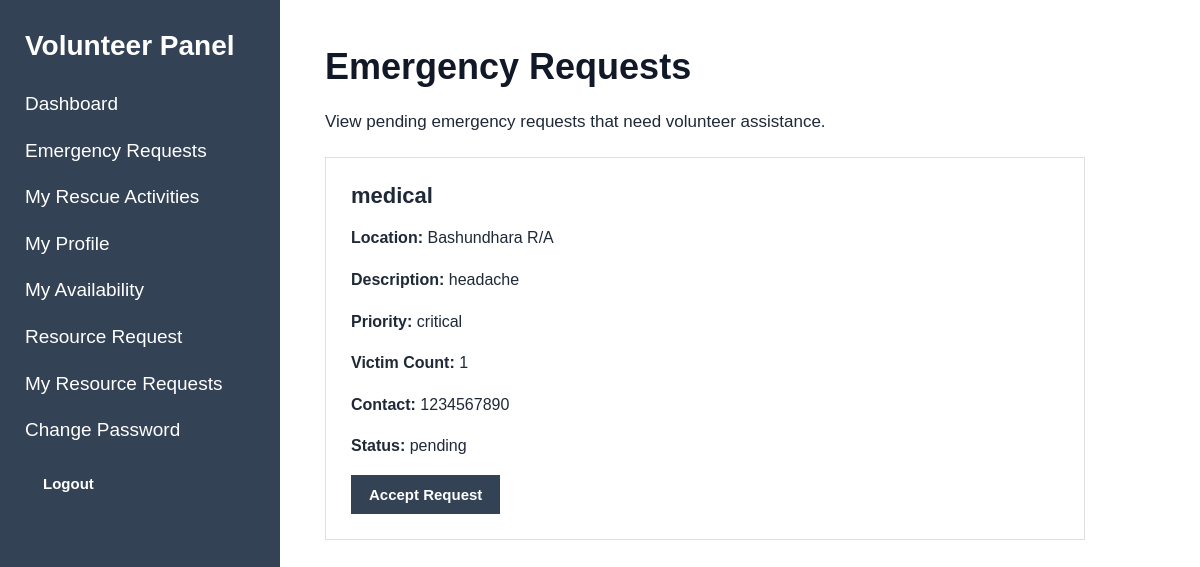
/index.php?page=volunteer-emergency-requests (signed in), run on the app's committed database.
### tables this page shows
CREATE TABLE `emergency_requests` (
  `id` int(11) NOT NULL,
  `help_seeker_id` int(11) NOT NULL,
  `emergency_type` varchar(50) NOT NULL,
  `location` varchar(255) NOT NULL,
  `description` text NOT NULL,
  `priority` enum('low','medium','high','critical') NOT NULL DEFAULT 'medium',
  `victim_type` enum('self','other') NOT NULL DEFAULT 'self',
  `victim_information` text DEFAULT NULL,
  `victim_count` int(11) NOT NULL DEFAULT 1,
  `contact_information` varchar(150) NOT NULL,
  `status` enum('pending','assigned','ongoing','completed','cancelled') NOT NULL DEFAULT 'pending',
  `created_at` timestamp NOT NULL DEFAULT current_timestamp(),
  `updated_at` timestamp NOT NULL DEFAULT current_timestamp() ON UPDATE current_timestamp(),
  `volunteer_id` int(11) DEFAULT NULL,
  `accepted_at` datetime DEFAULT NULL
);

### models/VolunteerModel.php (called while the page is built, shortened)
<?php
function getVolunteerEmergencyRequests($conn)
{
    $sql = "SELECT *
            FROM emergency_requests
            WHERE status = 'pending'
            ORDER BY id DESC";
    $result = mysqli_query($conn, $sql);
    $requests = [];
    while ($row = mysqli_fetch_assoc($result)) {
        $requests[] = $row;
    }
    return $requests;
}

### views/volunteer/emergency_requests.php (the view, shortened to what this page needs)
<?php
require_once "views/partials/header.php";
require_once "views/partials/sidebar.php";
require_once "models/VolunteerModel.php";
$requests = getVolunteerEmergencyRequests($conn);
?>
<div class="content">
    <h1>Emergency Requests</h1>
    <p>
        View pending emergency requests that need volunteer assistance.
    </p>
    <?php if (empty($requests)): ?>
        <div class="card">
            <h3>No Emergency Requests</h3>
            <p>
                There are currently no pending emergency requests.
            </p>
        </div>
    <?php else: ?>
        <?php foreach ($requests as $request): ?>
            <div class="card">
                <h3>
                    <?php echo htmlspecialchars($request['emergency_type']); ?>
                </h3>
                <p>
                    <strong>Location:</strong>
                    <?php echo htmlspecialchars($request['location']); ?>
                </p>
                <p>
                    <strong>Description:</strong>
                    <?php echo htmlspecialchars($request['description']); ?>
                </p>
                <p>
                    <strong>Priority:</strong>
                    <?php echo htmlspecialchars($request['priority']); ?>
                </p>
                <p>
                    <strong>Victim Count:</strong>
                    <?php echo htmlspecialchars($request['victim_count']); ?>
                </p>
                <p>
                    <strong>Contact:</strong>
                    <?php echo htmlspecialchars($request['contact_information']); ?>
                </p>
                <p>
                    <strong>Status:</strong>
                    <?php echo htmlspecialchars($request['status']); ?>
                </p>
                <?php if ($request['status'] === 'pending'): ?>
    <form method="POST" action="index.php?page=volunteer-accept-request">
        <button type="submit">
            Accept Request
        </button>
    </form>
<?php endif; ?>
            </div>
        <?php endforeach; ?>
    <?php endif; ?>
</div>
<?php require_once "views/partials/footer.php"; ?>

### assets/css/style.css (style rules this page uses)
* { box-sizing: border-box; }
body { margin: 0; font-family: Arial, Helvetica, sans-serif; background: #f5f6f8; color: #1f2937; }
.content { margin-left: 280px; padding: 45px; min-height: 100vh; background: white; }
.content h1 { margin-top: 0; margin-bottom: 20px; font-size: 36px; line-height: 1.2; color: #111827; }
.content>p { font-size: 17px; line-height: 1.6; margin-bottom: 22px; }
.card { max-width: 760px; background: white; border: 1px solid #dcdfe4; padding: 25px; margin-top: 22px; margin-bottom: 22px; }
.card h3 { margin-top: 0; margin-bottom: 15px; font-size: 22px; color: #1f2937; }
.card p { font-size: 16px; line-height: 1.6; }
.content>form, .card form { max-width: 700px; }
button { background: #344256; color: white; border: none; padding: 11px 18px; font-family: Arial, Helvetica, sans-serif; font-size: 15px; font-weight: 600; cursor: pointer; }

### data on the page
emergency_requests: emergency_type "medical", location "Bashundhara R/A", description "headache", priority "critical", victim_count "1", contact_information "1234567890", status "pending"
